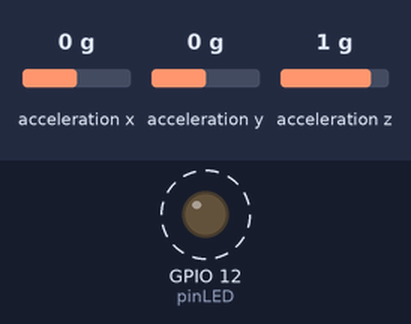
A sketch run on a simulated ESP32. On the bench: output pins drawn as LEDs (lit = HIGH). Wiring (inferred from the names in the program): MPU-6050 motion sensor at I2C address 0x68. Dashed ring = blinking. The inputs (shaded band) are chosen by the test bench; at power-on: acceleration x 0 g, acceleration y 0 g, acceleration z 1 g. What the sketch prints to the serial monitor is not drawn.

Above: at 1.6 s.
Timing chart, 0 to 4.0 s (numbered marks = the images above):
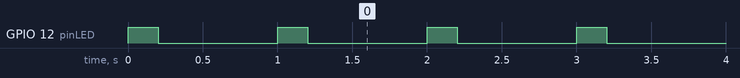

Measured:
- by itself, GPIO 12 (pinLED): alternates HIGH for 0.20 s and LOW for 0.80 s, 43 changes in all, then stays LOW

The sketch:

freetos_tarea2.ino
```cpp
#include <Arduino.h>

#include <Wire.h> //librería para conectar por I2C

//Direccion I2C de la IMU
#define MPU 0x68

//Ratios de conversion
#define A_R ((32768.0/2.0)/9.8)


//MPU-6050 da los valores en enteros de 16 bits
//Valores RAW
int16_t AcX, AcY, AcZ;

const int pinSDA = 17; // Pin de conexión SDA (MPU6050) y pin 17 ESP32
const int pinSCL = 5;  // Pin de conexión SCL (MPU6050) y pin 5 ESP32
const int pinLED = 12; // Pin de conexión LED


void setup() {
  Wire.begin(pinSDA, pinSCL);  // pin 17(GPI17) = SDA , pin 5(GPIO5) = SCL
  Wire.beginTransmission(MPU); // Iniciar transmisión al dispositivo esclavo I2C con la dirección dada.
  Wire.write(0x6B);            // Iniciar MPU
  Wire.endTransmission(true); // Fin de la transmisión
  Serial.begin(112500);   // ojo! con la velocidad
  pinMode(12, OUTPUT);  // se establece el pin como una salida
  xTaskCreate(Tarea1,"Tarea1",1000,NULL,1,NULL);
  xTaskCreate(Tarea2,"Tarea2",1000,NULL,2,NULL);

  delay(1000);
}

void loop() {
  delay(1000);
}

void Tarea1( void * parameter )
{
    while(1){
    Wire.beginTransmission(MPU);
    Wire.write(0x3B); //Pedir el registro 0x3B - corresponde al AcX // DATASHEET
    Wire.endTransmission(false);
    Wire.requestFrom(MPU,6,true);

    AcX = Wire.read()<<8|Wire.read(); //Cada valor ocupa 2 reg -> Unimos valor alto con bajo (OBTENEMOS 16bits)
    AcY = Wire.read()<<8|Wire.read();
    AcZ = Wire.read()<<8|Wire.read();

    vTaskDelay (100);
    }
}

void Tarea2( void * parameter)
{
  while(1){
    Serial.println(String(AcX/A_R) + "," + String(AcY/A_R)+ "," + String(AcZ/A_R));
    xTaskCreate(Tarea3,"Tarea3",1000,NULL,3,NULL);
    vTaskDelay(1000);                 // Espero 200 ms
  }
    //vTaskDelete( NULL );
}

void Tarea3( void * parameter)
{
    digitalWrite(pinLED, HIGH); // LED ON
    vTaskDelay(200);                 // Espero 200 ms
    digitalWrite(pinLED, LOW);  // LED OFF
    vTaskDelete( NULL );
}
```
